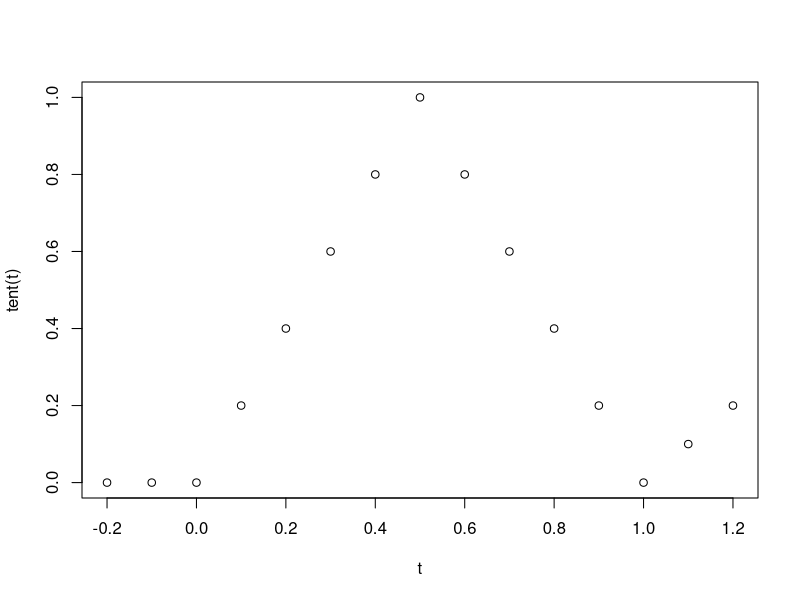
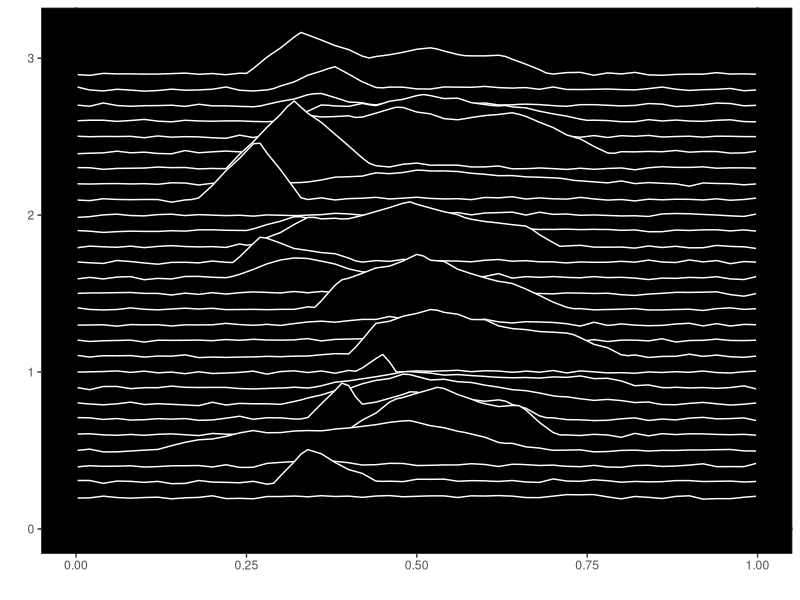

Write R code to recreate these figures, in order.
require(ggplot2)

delta <- 0.01

x.mu1 <- 0.25
x.s1 <- 0.05
x.mu2 <- 0.5
x.s2 <- 0.02
x.mu3 <- 0.75
x.s3 <- 0.05

y.mu2 <- sqrt(0.33^2-0.167^2)*0.3
y.s2 <- 0.2

saw <- function(x, y) {
  n <- length(x)
  xmin <- x[1]
  xmax <- x[n]

  
  f <- function(t) {
    if (t<=xmin) {
      return(y[1])
    } else {
        if (t>= xmax) {
          return(y[n])
        } else {
            k <- which(x>= t)[1]
            a <- (y[k] - y[k-1])/(x[k]-x[k-1])
            b <- y[k] - a*x[k]
            return(a*t+b)
          }
      }
  }
  return(function(s) { sapply(s, f)})
}



x <- c(0, 0.5, 1)
y <- c(0, 1, 0)
tent <- saw(x, y)
t <- seq(-0.2,1.2,0.1)
tent(t)

x <- c(0, 0.5, 1, 2)
y <- c(0, 1, 0, 1)
tent <- saw(x, y)

plot(t, tent(t))

pulse.gen <- function() {
  x1 <- rnorm(1, x.mu1, x.s1)
  x2 <- max(rnorm(1, x.mu2, x.s2), x1+delta)
  x3 <- max(rnorm(1, x.mu3, x.s3), x2+delta)
  y2 <- max(rnorm(1, y.mu2, y.s2), delta)
  return(saw(c(x1,x2,x3), c(0,y2,0)))
}

pulse2.gen <- function() {
  x1 <- rnorm(1, x.mu1, x.s1)
  x2 <- max(rnorm(1, x.mu2, x.s2), x1+delta)
  x3 <- max(rnorm(1, x.mu3, x.s3), x2+delta)
  y2 <- max(rnorm(1, y.mu2, y.s2), delta)
  tent <- saw(c(x1,x2,x3), c(0,y2,0))
  d <- x2-x1
  x.s1x <- d/12
  x.mu11 <- x1+d/3
  x.mu12 <- x1+2*d/3
  x11 <- rnorm(1, x.mu11, x.s1x)
  x12 <- rnorm(1, x.mu12, x.s1x)
  y12 <- tent(x12)
  y.mu1 <- (y12+tent(x11))/2
  y.s1 <- y.mu1/4
  y11 <- max(rnorm(1, y.mu2, y.s2), delta)
  d2 <- x3-x2
  x.s2x <- d2/12
  x.mu21 <- x2+d2/3
  x.mu22 <- x2+2*d2/3
  x21 <- rnorm(1, x.mu21, x.s2x)
  x22 <- rnorm(1, x.mu22, x.s2x)
  y21 <- tent(x21)
  y.mu22 <- (y21+tent(x22))/2
  y.s22 <- y.mu22/4
  y22 <- max(rnorm(1, y.mu22, y.s22), delta)

  return(saw(c(x1, x11, x12, x2, x21, x22, x3),
             c(0, y11, y12, y2, y21, y22, 0)))
}


whiteNoise.gen <- function(x, sigma) {
  y <- rnorm(length(x), 0, sigma)
  return(saw(x,y))
}

x <- seq(0,1,0.01)
Ns <- seq(0.2,2.9,0.1)
mx <- matrix(x)
for (N in Ns) {
  f.wn <- whiteNoise.gen(seq(0,1,0.02), 0.006)
  f.pulse <- pulse2.gen()
  y <- f.pulse(x)  + N + f.wn(x)
  mx <- cbind(mx,y)
}

gg <- ggplot(data=NULL, aes(x=x))
K <- dim(mx)[2]

for (k in 2:K) {
  gg <- gg+geom_line(aes(y=mx[,k]))
}

require(data.table)
colnames(mx) <- c("x", Ns)
dt <- data.table(mx)
require(reshape2)
dt2 <- melt(dt, id.vars="x")

ggplot(dt2, aes(x, value,
                by=factor(variable, levels = rev(levels(variable))))) +
  geom_area(position="identity", colour="white", fill="black" )+theme_bw()+
  theme(panel.background = element_rect(fill = 'black'),
        panel.grid.major = element_blank(), panel.grid.minor = element_blank())+
  xlab("") + ylab("") +
  geom_vline(xintercept=0, colour="black", size=1)+
  geom_vline(xintercept=1, colour="black", size=1)+
  geom_hline(yintercept=0, colour="black", size=1)


 
